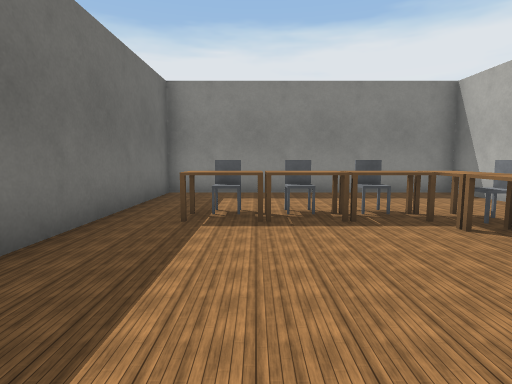
view 1 (above)

20 first-person views from a walk through a robot-simulator world made for Webots. The camera is 0.9 m above the floor, tilts 6° down and sees 80° across. The floor is counted in squares, 1 m on a side. Each view is taken from the middle of a square. On the plan, view 1 faces up. The plan holds only what a view shows up to about 11 squares ahead; the rest is blank. Webots' stock objects and surfaces are drawn as simple stand-ins.

view 2
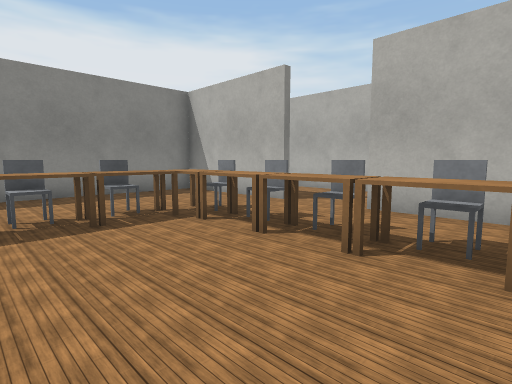

view 3
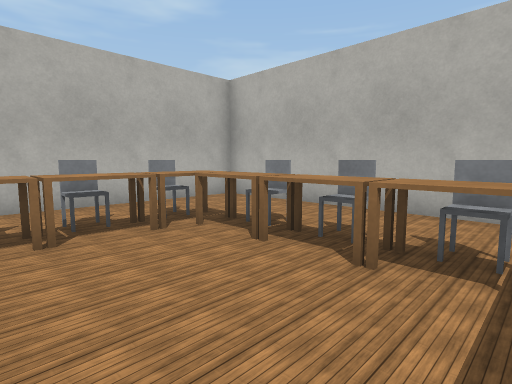

view 4
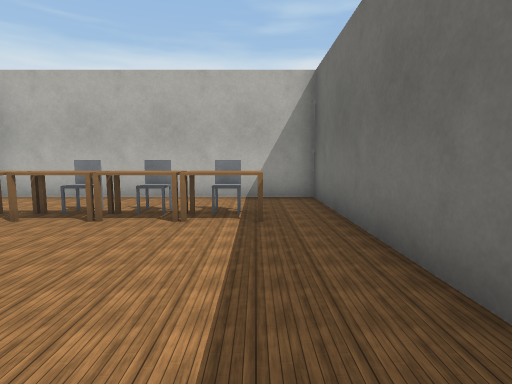

view 5
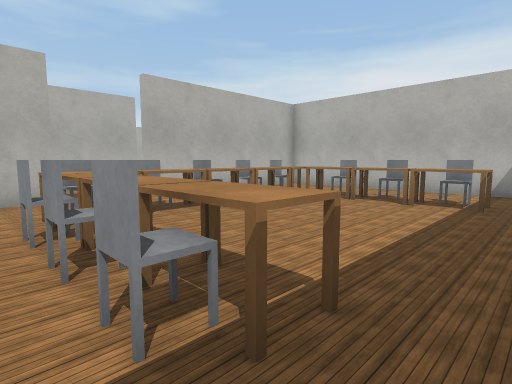

view 6
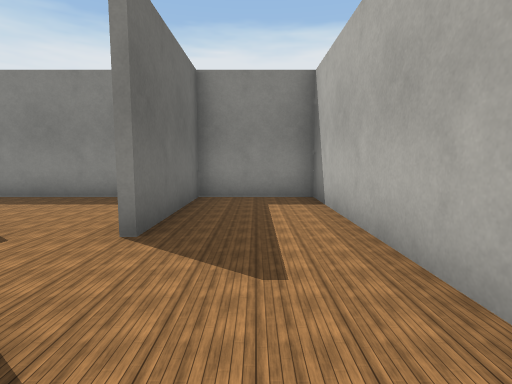

view 7
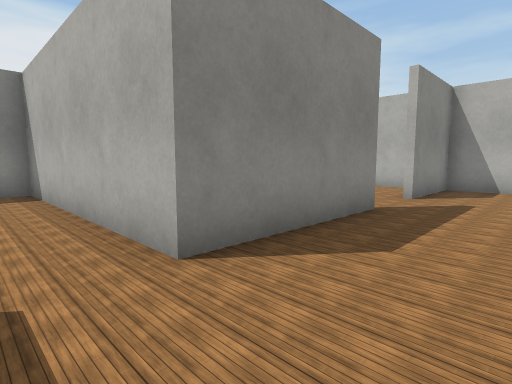

view 8
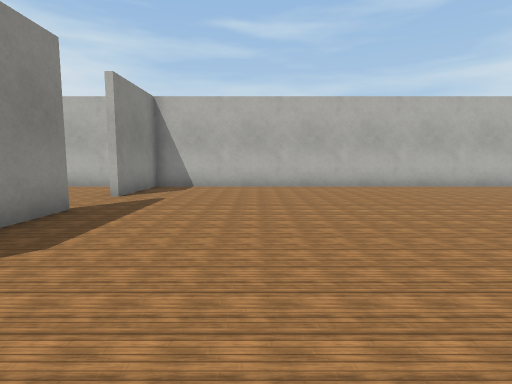

view 9
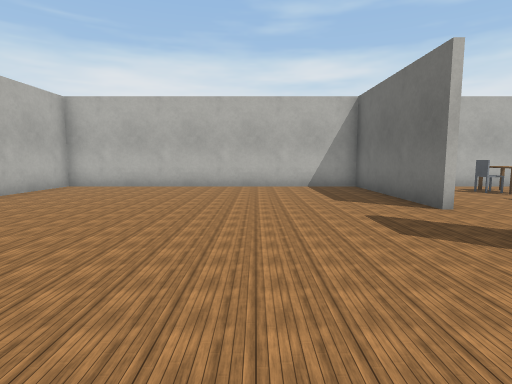

view 10
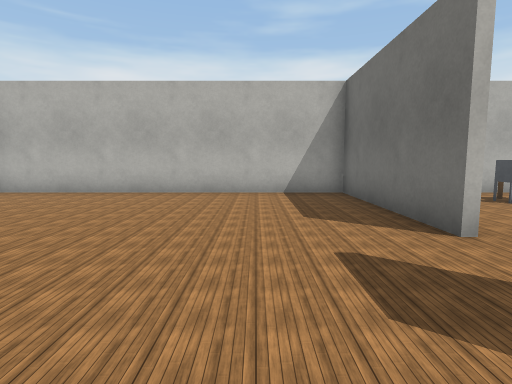

view 11
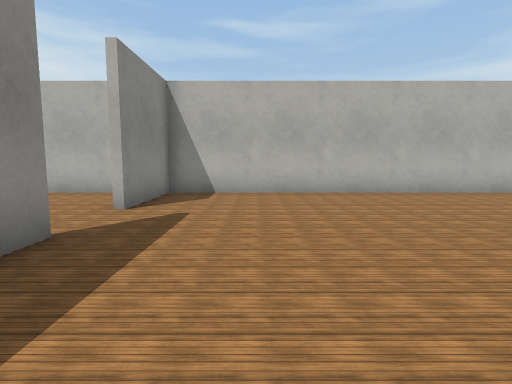

view 12
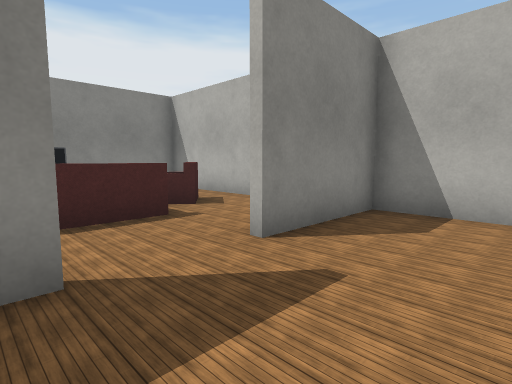

view 13
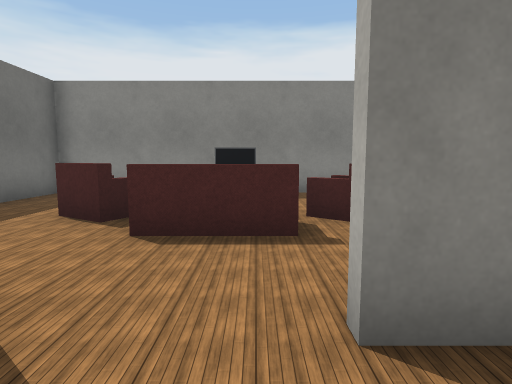

view 14
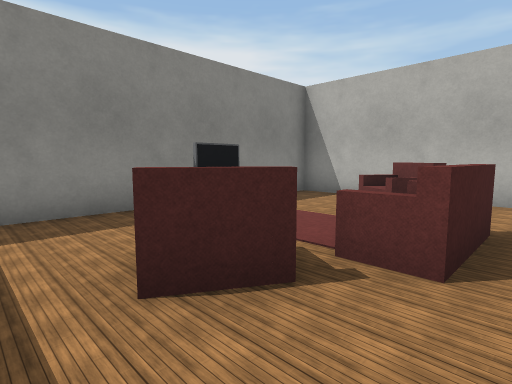

view 15
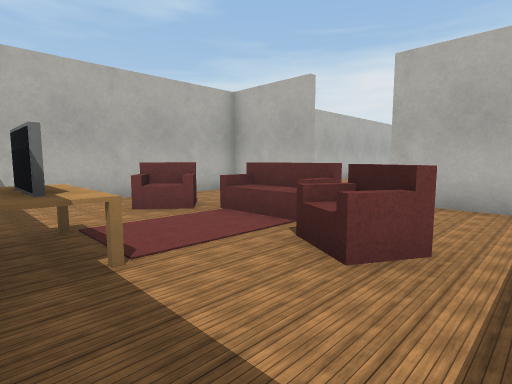

view 16
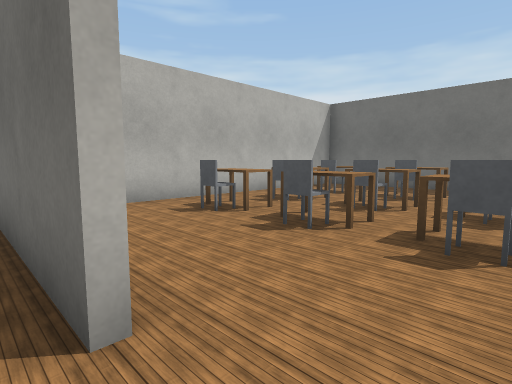

view 17
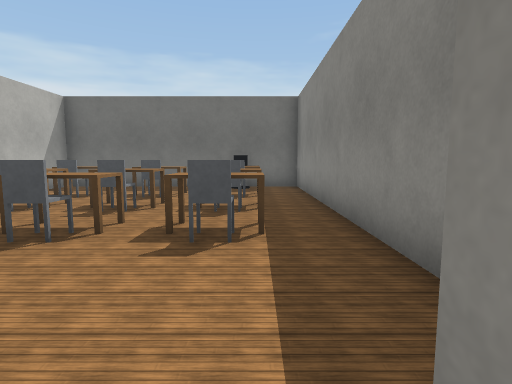

view 18
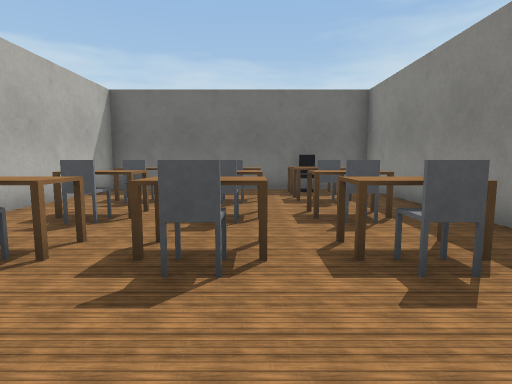

view 19
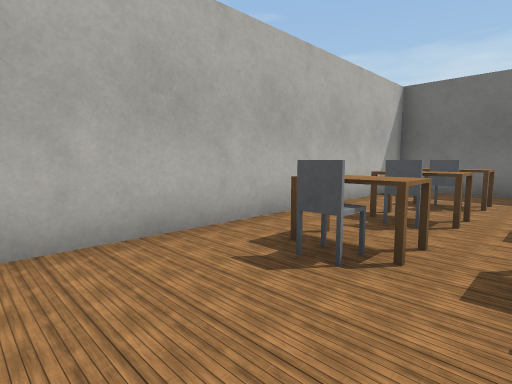

view 20
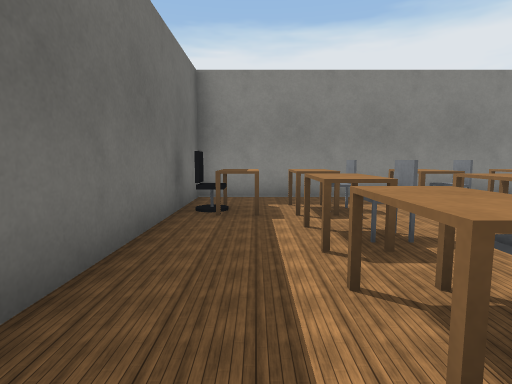

### Floor plan
Points are (right, up) in squares from view 1. A wall is a line through its corners. A room is listed if a view was taken in it or the views show most of it. See-through windows are left out.
Room 1 (views 1, 2, 3, 4, 5)
walls: (5.4, 4.4) (5.4, 8.5); (6, 8.4) (-2.4, 8.4) (-2.4, -4); (-2.5, -3.4) (5.4, -3.4) (5.4, 2.5)
ways out: opening at (6, 3.5) to room 5
objects: chair (-1, -1) to (0, -1); chair (-1, 5) to (0, 5); chair (1, -1); chair (1, 5); chair (2, -1); chair (2, 5); desk (3, -1); desk (3, 0); chair (3, 1); chair (3, 2); desk (3, 3); desk (3, 4) to (3, 5)
Room 2 (views 6, 7, 8, 9, 10, 11, 12, 13, 16, 17)
walls: (7.6, -6.4) (7.6, -11.4) (17.4, -11.4) (17.4, 1); (12.6, 1.4) (8.4, 1.4) (8.4, 2.4); (17.5, 1.4) (14.5, 1.4)
ways out: opening at (13.5, 1) to room 3; opening at (7, -5.5) to room 4; opening at (7.5, 1.5) to room 5
Room 3 (views 14, 15)
walls: (14.5, 1.6) (17.5, 1.6); (10.5, 1.6) (12.5, 1.6); (8.6, 8.5) (8.6, 6.4); (17.4, 1) (17.4, 8.4) (9, 8.4)
ways out: opening at (13.5, 1) to room 2
objects: armchair (11, 5) to (12, 5); sofa (13, 4) to (14, 4); TV (13, 7) to (14, 8); armchair (15, 5) to (16, 5)
Room 4 (views 18, 19, 20)
walls: (5.9, -3.6) (-2.5, -3.6); (-2.4, -4) (-2.4, -11.4) (6.7, -11.4)
ways out: opening at (7, -5.5) to room 2
objects: office chair (-2, -6) to (-2, -5); desk (-1, -6) to (-1, -5); desk (0, -10) to (0, -9); desk (0, -8) to (0, -7); desk (0, -6) to (0, -5); desk (2, -10) to (2, -9); desk (2, -8) to (2, -7); desk (2, -6) to (2, -5); desk (4, -10) to (4, -9); desk (4, -8) to (4, -7); desk (4, -6) to (4, -5)
Room 5 (no view inside)
walls: (5.6, 8.5) (5.6, 4.5); (9, 8.4) (6, 8.4); (8.4, 2.4) (8.4, 8.5)
ways out: opening at (6, 3.5) to room 1; opening at (7.5, 1.5) to room 2

Where each view was taken, in squares from view 1:
view 1: 0 up, 0 right, facing up
view 2: 0 up, 0 right, facing up-right
view 3: 2 up, 1 left, facing down-right
view 4: 4 up, 1 left, facing down
view 5: 6 up, 2 left, facing down-right
view 6: 1 up, 7 right, facing up
view 7: 1 down, 7 right, facing up-right
view 8: 2 down, 7 right, facing right
view 9: 1 down, 11 right, facing down
view 10: 3 down, 10 right, facing down
view 11: 1 down, 9 right, facing right
view 12: 1 down, 12 right, facing up-right
view 13: 0 up, 14 right, facing up
view 14: 3 up, 10 right, facing up-right
view 15: 8 up, 10 right, facing down-right
view 16: 5 down, 8 right, facing down-left
view 17: 5 down, 8 right, facing left
view 18: 7 down, 7 right, facing left
view 19: 8 down, 7 right, facing down-left
view 20: 11 down, 1 left, facing up
